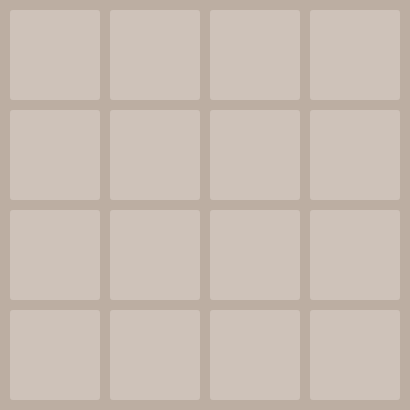
Frame 1 (no input)
Frame 60 (the mouse pressed at the canvas centre just before this capture): identical to frame 1, image omitted
Frame 120 (the mouse held since frame 60 and released just before this capture): identical to frame 1, image omitted

The Processing sketch that drew this single still picture (run headless with seeded random() and noise(); from frame 60 on, the mouse is pressed at the canvas centre):

// Processing sketch: week08_1_2048_part1_for_fill_rect
// ── week08_1_2048_part1_for_fill_rect.pde
//week08_1_2048_part1_for_fill_rect
void setup(){
 size(410,410); 
}
void draw(){
  background(188,174,162);
 for(int i=0;i<4;i++){
   for(int j=0;j<4;j++){
    fill(206,194,185);
    noStroke();
    rect(j*100+10,i*100+10,90,90,3);
   }
 }
}
